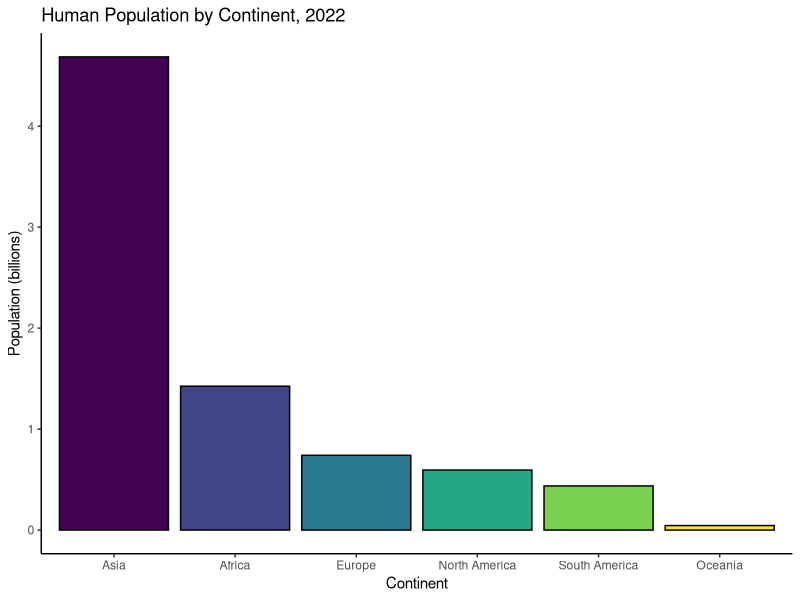
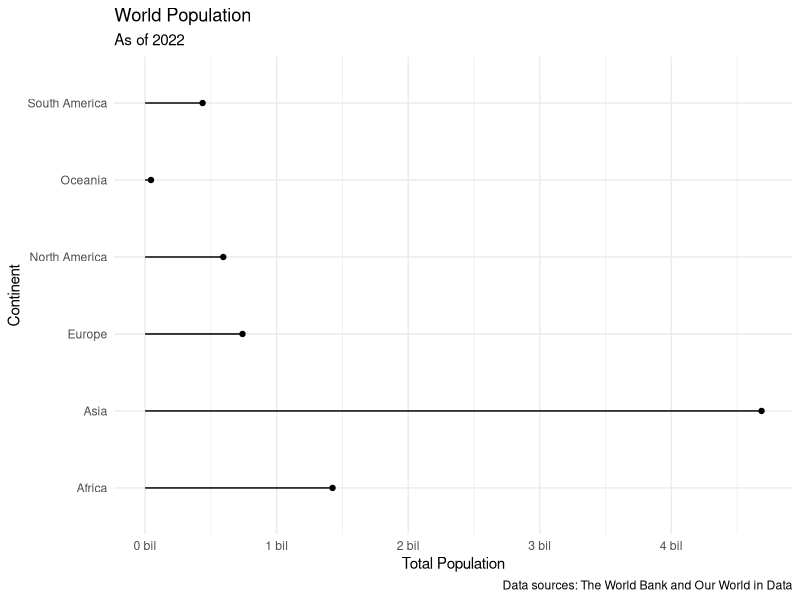

Write R code to recreate these figures, in order.
## ---- chunk 1
#| message: false

library(tidyverse) # for data wrangling and visualization
library(scales)    # for pretty axis breaks
## ---- chunk 2
#| label: load-population-data
#| message: false

population <- read_csv("data/world-pop-2022.csv")
## ---- chunk 3
#| label: view-population-data

population
## ---- chunk 4
#| label: load-continents-data
#| message: false

continents <- read_csv("data/continents.csv")
## ---- chunk 5
#| label: view-continents-data

continents
## ---- chunk 6
#| label: join-population-continents

# add code here
population_continents <- left_join(population, continents, 
                                   by=c("country"="entity"))
## ---- chunk 7
#| label: data-inspect

# add code here
population_continents |> 
  filter(is.na(continent))
## ---- chunk 8
#| label: data-clean
population <- population |> 
  mutate(country = 
           case_when(
             country == "Congo, Dem. Rep." ~ "Democratic Republic of Congo",
             country == "Congo, Rep." ~ "Congo",
             country == "Hong Kong SAR, China" ~ "Hong Kong",
             country == "Korea, Dem. People's Rep." ~ "North Korea",
             country == "Korea, Rep." ~ "South Korea",
             country == "Kyrgyz Republic" ~ "Kyrgyzstan",
             TRUE ~ country))
population_continents <- left_join(population, continents, 
                                   by=c("country"="entity"))
population_continents |> filter(is.na(continent))
## ---- chunk 9
#| label: population-continents-sum
# add code here
population_summary <- population_continents |> 
  summarise(total_population = sum(population), .by = "continent") |> 
  arrange(desc(total_population))
population_summary

## ---- chunk 10
#| label: population-summary-bar

# add code here
population_summary |> 
  mutate(continent = factor(continent, levels = c("Asia", "Africa", "Europe","North America", "South America", "Oceania"))) |> 
  ggplot(aes(x=continent, y=total_population/1000000, fill = continent)) +
  geom_col(color="black") +
  theme_classic() +
  scale_fill_viridis_d(option="D") +
  theme(legend.position = "none") +
  labs(x = "Continent",
       y ="Population (billions)",
       title = "Human Population by Continent, 2022")
## ---- chunk 11
#| label: population-summary-lollipop
#| fig-asp: 0.4

# add code here
population_summary |> 
  ggplot(aes(x=total_population, y=continent)) +
  geom_point() +
  geom_segment(aes(x=0, xend=total_population,
                   y=continent, yend = continent)) +
  theme_minimal() +
  scale_x_continuous(labels = ~ paste0(. / 1000000, " bil")) +
  labs(x = "Total Population",
       y = "Continent",
       title = "World Population",
       subtitle = "As of 2022",
       caption = "Data sources: The World Bank and Our World in Data")
